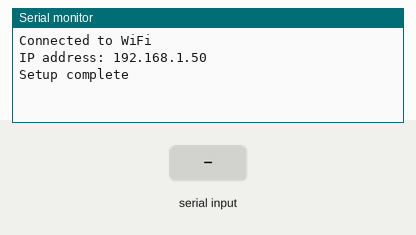
A sketch run on a simulated ESP8266 (NodeMCU). Shown: the last lines printed to the serial monitor. The test bench sets the inputs (shaded band). WiFi joins after 1.5 s; servers stay silent unless stated.

Above: at 2.7 s.
2.8 s: "reading:\n" received over Serial
At 3.3 s:
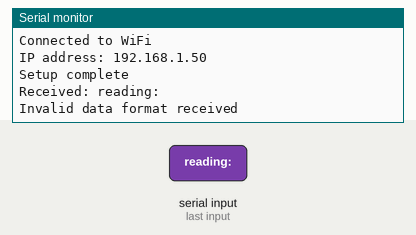
4.3 s: "90 45\n" received over Serial
At 5.5 s:
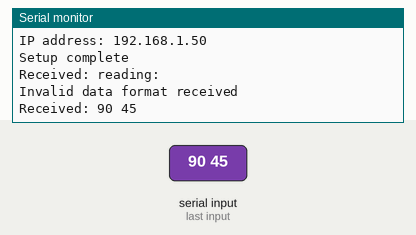
5.8 s: "0\n" received over Serial
At 7.0 s:
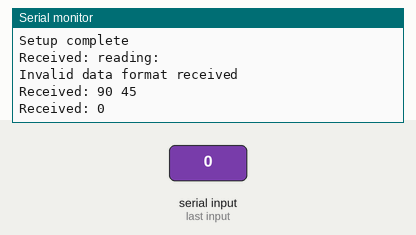
7.3 s: "1 90 45\n" received over Serial
At 8.2 s:
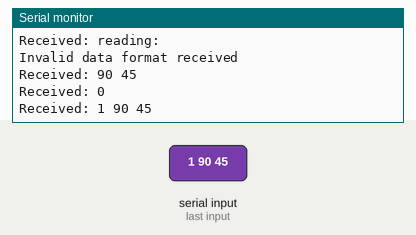
8.8 s: "reading: 45\n" received over Serial
At 9.6 s:
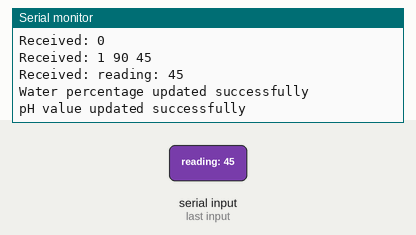

Measured:
- after the input at 2.8 s, the serial monitor: prints a new line at once (image 1)
- after the input at 4.3 s, the serial monitor: prints a new line at once (image 2)
- after the input at 5.8 s, the serial monitor: prints a new line at once (image 3)
- after the input at 7.3 s, the serial monitor: prints a new line at once (image 4)
- after the input at 8.8 s, the serial monitor: prints a new line at once (image 5)

The sketch:

sketch_dec7b.ino
```cpp
#include <FirebaseESP8266.h>
#include <ESP8266WiFi.h>
#include "connection.h"

FirebaseData firebaseData;

String nodeID = "-nmL-12312mn";

void setup() {
  Serial.begin(9600);

  connectToWiFi();
  connectToFirebase();

  nodeID = "-nmL-12312mn";

  Serial.println("Setup complete");
}

void loop() {
  if (Serial.available() > 0) {
    String serialData = Serial.readStringUntil('\n');

    Serial.println("Received: " + serialData);

    if (serialData.startsWith("reading:")) {
      serialData.remove(0, 8);

      int separatorIndex = serialData.indexOf(' ');
      if (separatorIndex != -1) {
        float phValue = serialData.substring(0, separatorIndex).toFloat();
        int waterLevel = serialData.substring(separatorIndex + 1).toInt();

        updateDataInFirebase(nodeID, phValue, waterLevel);
      } else {
        Serial.println("Invalid data format received");
      }
    }
  }

  delay(100);
}

void updateDataInFirebase(String nodeID, float phValue, int waterLevel) {
  if (nodeID.length() == 0) {
    Serial.println("Node ID is empty");
    return;
  }

  String pathWater = "/Reading/" + nodeID + "/waterPercentage";
  String pathPH = "/Reading/" + nodeID + "/phValue";

  if (Firebase.setInt(firebaseData, pathWater, waterLevel)) {
    Serial.println("Water percentage updated successfully");
  } else {
    Serial.println("Failed to update water percentage");
    Serial.println("Error: " + firebaseData.errorReason());
  }

  if (Firebase.setFloat(firebaseData, pathPH, phValue)) {
    Serial.println("pH value updated successfully");
  } else {
    Serial.println("Failed to update pH value");
    Serial.println("Error: " + firebaseData.errorReason());
  }
}
```

connection.h
```cpp
#ifndef FIREBASE_CONNECTION_H
#define FIREBASE_CONNECTION_H

#include <ESP8266WiFi.h>
#include <FirebaseESP8266.h>
#include <WiFiManager.h> // Include the WiFiManager library
#include <LiquidCrystal_I2C.h>

#define FIREBASE_HOST "https://optipond-80d47-default-rtdb.asia-southeast1.firebasedatabase.app/"
#define FIREBASE_AUTH "GDiJQOAEkloBHGSS6Wjb8zUTpR5xoG3oaVzYk2tA"

// Forward declaration
void saveConfigCallback();

void connectToWiFi() {
  // Create an instance of WiFiManager
  WiFiManager wifiManager;


  // Set callback functions to handle saving custom parameters
  wifiManager.setSaveConfigCallback(saveConfigCallback);
  wifiManager.setDebugOutput(false);

  // Try to connect to previously saved WiFi credentials
  if (!wifiManager.autoConnect()) {
    // Reset and try again
    ESP.reset();
    delay(5000);
  }


  // If connected, print the assigned IP address
  Serial.println("Connected to WiFi");
  Serial.print("IP address: ");
  Serial.println(WiFi.localIP());
}


void connectToFirebase() {
  Firebase.begin(FIREBASE_HOST, FIREBASE_AUTH);
  Firebase.reconnectWiFi(true);


}

void saveConfigCallback() {
  // Called when WiFiManager enters configuration mode to save custom parameters
  Serial.println("Configuring WiFi...");
  // You can add custom logic here to save the WiFi credentials to EEPROM or any other storage
}


#endif
```
